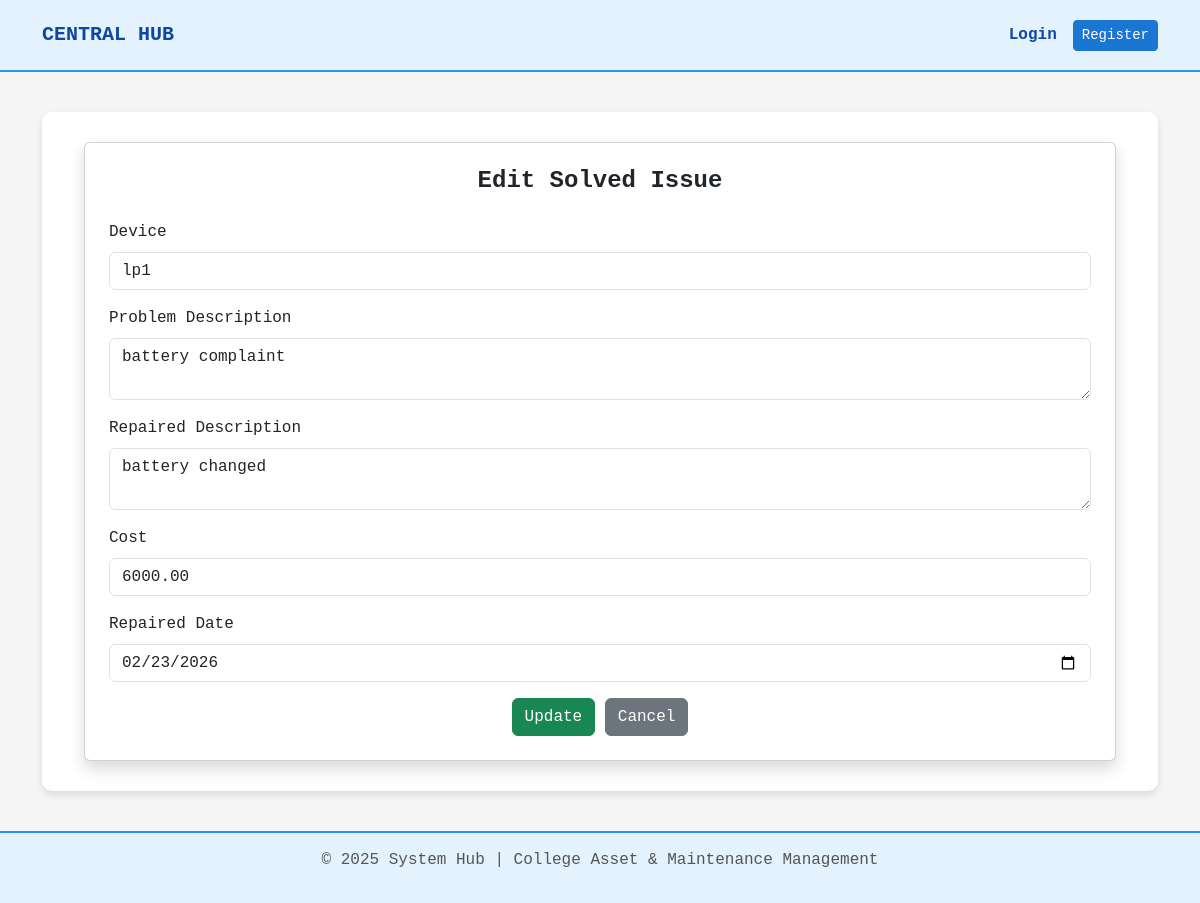
The page /issues/solved/edit/1/ on the database its author committed.
### core/models.py (models this page shows, shortened)
class DeviceIssues(models.Model):
    issue_id = models.AutoField(primary_key=True)
    device = models.ForeignKey(
        'Device',
        on_delete=models.CASCADE,
        related_name="issues"
    )
    reported_by = models.ForeignKey(
        settings.AUTH_USER_MODEL,
        on_delete=models.SET_NULL,
        null=True,
        related_name="reported_device_issues"
    )
    issue_description = models.TextField()
    report_date = models.DateField(auto_now_add=True)
    repaired_date = models.DateField(null=True, blank=True)
    repaired_by = models.ForeignKey(
        settings.AUTH_USER_MODEL,
        on_delete=models.SET_NULL,
        null=True,
        blank=True,
        related_name="repaired_device_issues"
    )
    repaired_description = models.TextField(null=True, blank=True)
    precautions = models.TextField(null=True, blank=True)
    cost = models.DecimalField(
        max_digits=10,
        decimal_places=2,
        null=True,
        blank=True
    )
    STATUS_CHOICES = [
        ('Pending', 'Pending'),
        ('In Progress', 'In Progress'),
        ('Solved', 'Solved'),
    ]
    status = models.CharField(
        max_length=20,
        choices=STATUS_CHOICES,
        default='Pending'
    )

class Device(models.Model):
    STATUS_CHOICES = [
        ('Working', 'Working'),
        ('Reported', 'Reported'),
    ]
    device_id = models.AutoField(primary_key=True)
    device_type = models.ForeignKey(DeviceType, on_delete=models.SET_NULL, null=True)
    label_no = models.CharField(max_length=50, unique=True)
    device_model = models.CharField(max_length=100)
    device_brand = models.CharField(max_length=100)
    device_cost = models.DecimalField(max_digits=10, decimal_places=2)
    manufactured_year = models.PositiveIntegerField()
    purchased_date = models.DateField()
    status = models.CharField(
        max_length=20,
        choices=STATUS_CHOICES,
        default='Working'
    )
    device_image = models.ImageField(upload_to='devices/', null=True, blank=True)
    department = models.ForeignKey(Department, on_delete=models.SET_NULL, null=True, blank=True)
    block_number = models.CharField(max_length=50, null=True, blank=True)
    floor_number = models.CharField(max_length=20, null=True, blank=True)
    room_number = models.CharField(max_length=20, null=True, blank=True)

### core/views.py (the view, shortened to what this page needs)
# urls.py: path('issues/solved/edit/<int:pk>/', views.edit_solved_issue, name='edit_solved_issue'),
def edit_solved_issue(request, pk):
    issue = get_object_or_404(DeviceIssues, issue_id=pk)
    return render(request, "edit_solved_issue.html", {
        "issue": issue
    })

### templates/edit_solved_issue.html (shortened to what this page needs)
{% extends 'base.html' %}
{% block content %}
<div class="container">
    <div class="card shadow p-4">
        <h4 class="fw-bold mb-4 text-center">Edit Solved Issue</h4>
        <form method="POST">
            <div class="mb-3">
                <label class="form-label">Device</label>
                <input type="text"
                       class="form-control"
                       value="{{ issue.device.label_no }}"
                       readonly>
            </div>
            <div class="mb-3">
                <label class="form-label">Problem Description</label>
                <textarea name="issue_description"
                          class="form-control"
                          required>{{ issue.issue_description }}</textarea>
            </div>
            <div class="mb-3">
                <label class="form-label">Repaired Description</label>
                <textarea name="repaired_description"
                          class="form-control"
                          required>{{ issue.repaired_description }}</textarea>
            </div>
            <div class="mb-3">
                <label class="form-label">Cost</label>
                <input type="number"
                       step="0.01"
                       name="cost"
                       value="{{ issue.cost }}"
                       class="form-control"
                       required>
            </div>
            <div class="mb-3">
                <label class="form-label">Repaired Date</label>
                <input type="date"
                       name="repaired_date"
                       value="{{ issue.repaired_date|date:'Y-m-d' }}"
                       class="form-control">
            </div>
            <div class="text-center">
                <button type="submit" class="btn btn-success">
                    Update
                </button>
                <a href="{% url 'solved_issue_list' %}"
                   class="btn btn-secondary">
                    Cancel
                </a>
            </div>
        </form>
    </div>
</div>
{% endblock %}

### templates/base.html (style rules this page uses)
body { background-color: #F5F5F5; color: #333; font-family: 'Courier New', monospace; min-height: 100vh; display: flex; flex-direction: column; }

### rows shown on the page
DeviceIssues: device.label_no "lp1", issue_description "battery complaint", repaired_description "battery changed", cost "6000.00", repaired_date "02/23/2026"
